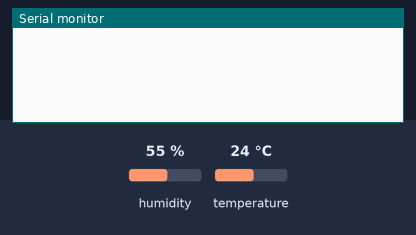
This sketch was run on a simulated ESP8266 (NodeMCU). Shown: the last lines printed to the serial monitor. The inputs (shaded band) are chosen by the test bench; at power-on: humidity 55 %, temperature 24 °C. WiFi joins after 1.5 s; servers stay silent unless stated.

Above: at 3.0 s.
3.1 s: humidity set to 22 %
At 12.4 s:
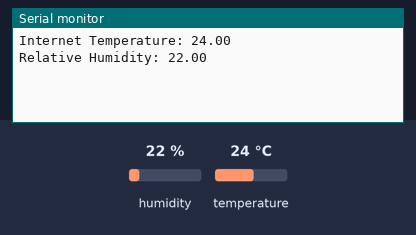
13.3 s: temperature set to 12 °C
14.8 s: humidity set to 40 %
At 22.08 s:
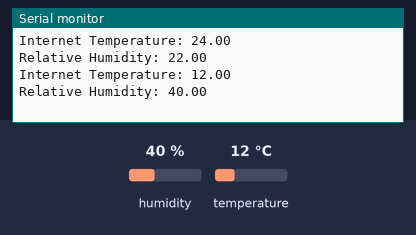

The sketch:

temp_hum_Blynk_1U.ino
```cpp
/**************************************************************
 Simple Blynk Sketch to monitor internal temp and humidity of power/comms sensor support boxes
 *Author: A. L. Clark, SSV
 *
 *   DHT22 ----gpio2
 *
 **************************  BOX 1U  ********************************/

#define BLYNK_PRINT Serial    // Comment this out to disable prints and save space
#include <ESP8266WiFi.h>
#include <BlynkSimpleEsp8266.h>
#include <SimpleTimer.h>
#include <DHT.h>
#define DHTPIN 2 //pin gpio 12 in sensor
#define DHTTYPE DHT22   // DHT 22 Change this if you have a DHT11
#define LENG 31  //0x42 + 31 bytes equal to 32 bytes
DHT dht(D2, DHTTYPE);

char auth[] = "xxx";  // Put your Auth Token here. (see Step 3 above)

char ssid[] = "T-Mobile Broadband 10";  // SSV Radio on Gateway Two array
char pass[] = "yyy"; // SSV

unsigned char buf[LENG];
char floatString[15];
char buffer[20];
float temp, hum ;

SimpleTimer timer;

void setup()
{
  Serial.begin(9600); // See the connection status in Serial Monitor
   Blynk.begin(auth, ssid, pass, "blynk-cloud.com", 80);

  // Setup a function to be called every 10 seconds
  timer.setInterval(10000L, sendUptime);
}

void sendUptime()
{
  // You can send any value at any time.
  // Please don't send more that 10 values per second.
   //Read the Temp and Humidity from DHT

  float h = dht.readHumidity();
  float t = dht.readTemperature();

// check for valid data
  if (isnan(h) || isnan(t)) {
    Serial.println("Failed to read from DHT sensor!");
    delay(1000);
    return;
  }

  Serial.print("Internet Temperature: ");
  Serial.println(t);
  Serial.print("Relative Humidity: ");
  Serial.println(h);

    // English Units - degrees F
    buffer[0] = '\0';
    dtostrf(t * 1.8 + 32.0, 5, 1, floatString);
    temp = t*1.8 + 32.0;
    strcat(buffer, floatString);
    strcat(buffer, "F");

   Blynk.virtualWrite(10, temp); // virtual pin
   Blynk.virtualWrite(12, temp); // virtual pin

 // English Units - percent %
    buffer[0] = '\0';
    dtostrf(h, 5, 1, floatString);
    hum = h;
    strcat(buffer, floatString);
    strcat(buffer, "%");

   Blynk.virtualWrite(11, hum); // virtual pin
   Blynk.virtualWrite(13, hum); // virtual pin
}

void loop()
{
  Blynk.run();
  timer.run();
}
```

Measured:
- after the input at 3.1 s, the serial monitor: prints a new line after 8.7 s (image 1)
- after the input at 14.8 s, the serial monitor: prints a new line after 7.0 s (image 2)
